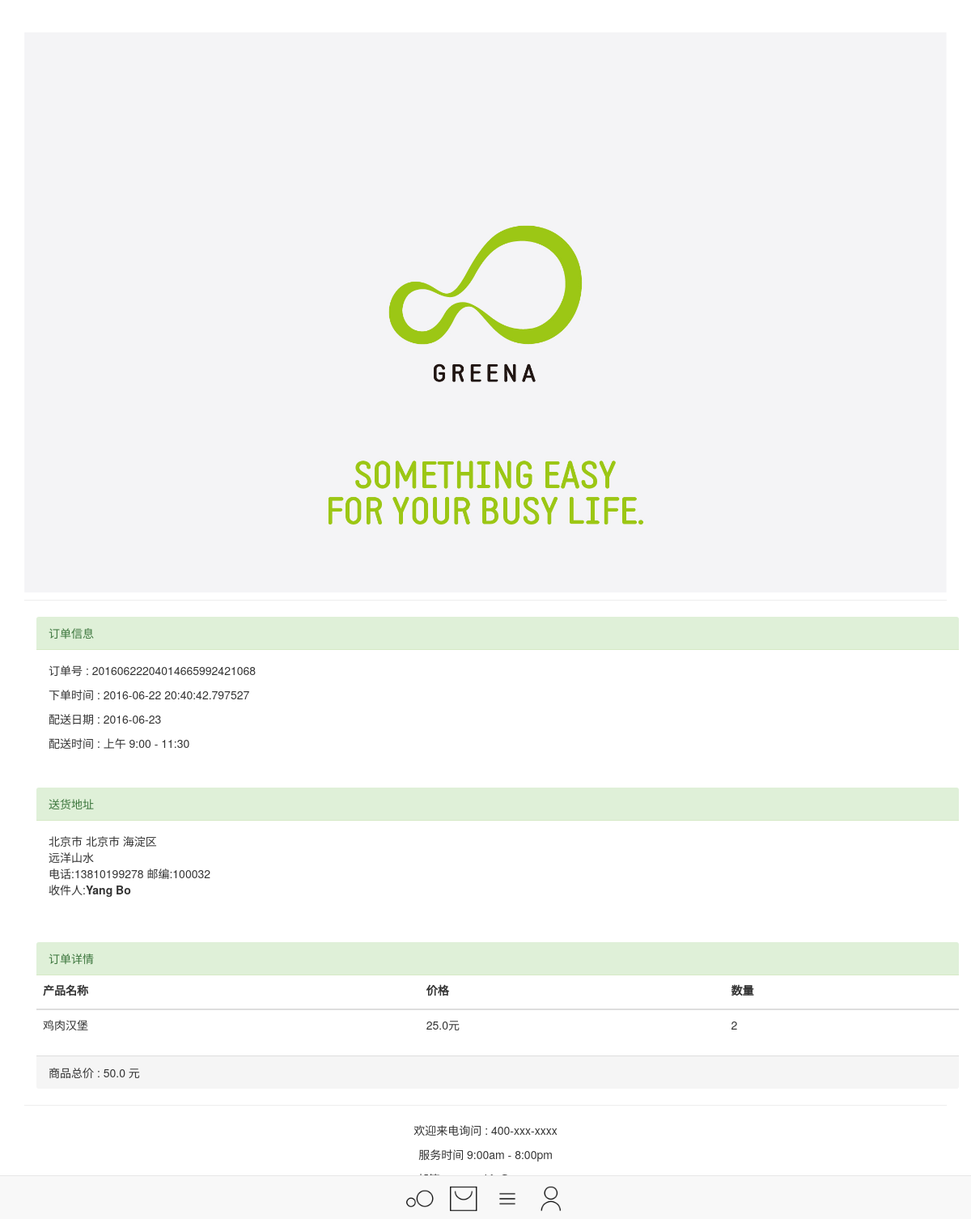
The app's page /order_info/1 (signed in) with its own data.
### app/models.py (models this page shows, shortened)
class Order(db.Model):
    __tablename__ = 'orders'
    id = db.Column(db.Integer, primary_key=True)
    order_id = db.Column(db.String(64), nullable=False, unique=True)
    user_id = db.Column(db.Integer, db.ForeignKey('users.id'))
    order_products = db.relationship('OrderProduct', backref='order', lazy='dynamic')
    total_sum = db.Column(db.Float, nullable=False, default=0)
    province = db.Column(db.String(64), nullable=False)
    city = db.Column(db.String(64), nullable=False)
    district = db.Column(db.String(64), nullable=False)
    street = db.Column(db.String(128), nullable=False)
    zip_code = db.Column(db.String(64), nullable=False)
    reciplents = db.Column(db.String(64), nullable=False)
    phone_number = db.Column(db.String(64), nullable=False)
    comment = db.Column(db.Text)
    order_datetime = db.Column(db.DateTime)
    deliver_date = db.Column(db.Date)
    deliver_time = db.Column(db.Integer, default=0)
    order_status = db.Column(db.Integer, default=0)
    shipping_status = db.Column(db.Integer, default=0)
    pay_status = db.Column(db.Integer, default=0)

class OrderProduct(db.Model):
    __tablename__ = 'order_products'
    id = db.Column(db.Integer, primary_key=True)
    order_id = db.Column(db.String(64), db.ForeignKey('orders.order_id'))
    product_id = db.Column(db.Integer, db.ForeignKey('products.id'))
    count = db.Column(db.Integer, default=0)

class Product(db.Model):
    __tablename__='products'
    id = db.Column(db.Integer, primary_key=True)
    type_id = db.Column(db.Integer, db.ForeignKey('product_type.id'))
    name = db.Column(db.String(64), unique=True)
    price = db.Column(db.Float)
    description = db.Column(db.Text)
    order_products = db.relationship('OrderProduct', backref='product', lazy='dynamic')

### app/mall/views.py (the view)
@mall.route('/order_info/<int:id>')
@login_required
def order_info(id):
    order = Order.query.get_or_404(id)
    return render_template('order_info.html', order=order)

### app/models.py (called while the page is built)
@login_manager.user_loader
def load_user(user_id):
    return User.query.get(int(user_id))

### app/templates/order_info.html
{% extends "base.html" %}
{% block page_content %}
{{ super() }}
{% set deliver_time_list = ["上午 9:00 - 11:30", "中午 11:30 - 12:30", "下午 13:00 - 16:00", "傍晚 16:00 - 18:00"] %}
<div class="container">
	<div class="panel-success">
		<div class="panel-heading">
			订单信息
		</div>
		<div class="panel-body">
			<p>订单号 : {{ order.order_id }}</p>
			<p>下单时间 : {{ order.order_datetime }}</p>
			<p>配送日期 : {{ order.deliver_date }}</p>
			<p>配送时间 : {{ deliver_time_list[order.deliver_time] }}</p>
		</div>
		<br/>
	</div>
	<div class="panel-success">
		<div class="panel-heading">
			送货地址
		</div>
		<div class="panel-body">
			<address>
				{{ order.province }} {{ order.city }}  {{ order.district }}<br>
				{{ order.street}} <br>
				电话:{{ order.phone_number }} 邮编:{{ order.zip_code }}<br>
				收件人:<strong>{{ order.reciplents }}</strong>
			</address>
		</div>
		<br/>
	</div>
	<div class="panel-success">
		<div class="panel-heading">
			订单详情
		</div>
		<table id="cart_table" class="table">
			<thead>
			<tr>
				<th><label>产品名称</label></th>
				<th><label>价格</label></th>
				<th><label>数量</label></th>
			</tr>
			</thead>
			<tbody>
			{% for order_product in order.order_products %}
			<tr id="{{ order_product.product.id }}">
				<td>{{ order_product.product.name }}</td>
				<td>{{ order_product.product.price }}元</td>
				<td>{{ order_product.count }}</td>
			</tr>
			{% endfor %}
			</tbody>
		</table>
		<div class="panel-footer">
			商品总价 : {{ order.total_sum }} 元
		</div>
	</div>
</div>
{% endblock %}

### records on screen
Order: order_id "20160622204014665992421068", order_datetime "2016-06-22 20:40:42.797527", deliver_date "2016-06-23", deliver_time "上午 9:00 - 11:30", province "北京市", city "北京市", district "海淀区", street "远洋山水", phone_number "13810199278", zip_code "100032", reciplents "Yang Bo", total_sum "50.0"
OrderProduct: product.name "鸡肉汉堡", product.price "25.0", count "2"
